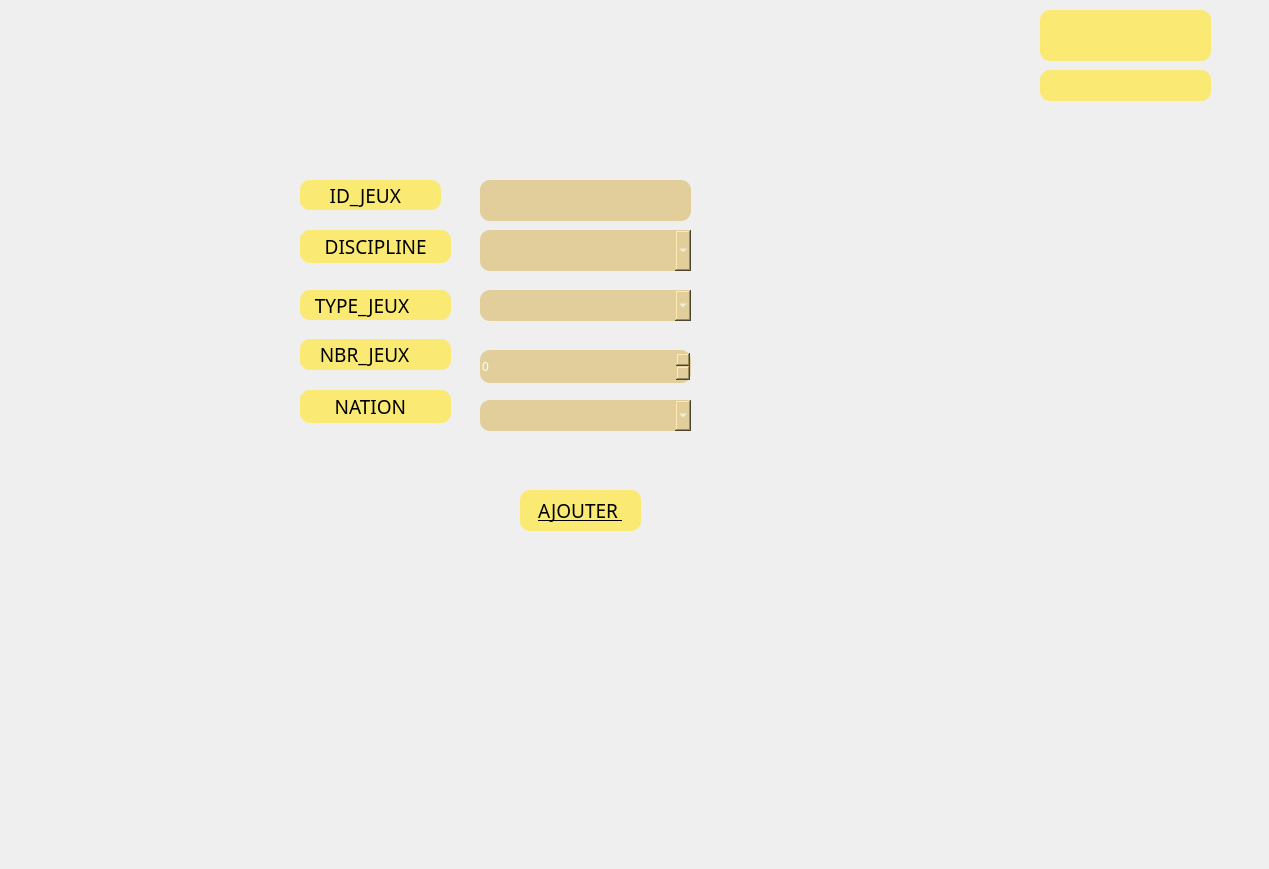
   <widget class="QWidget" name="tab_4">
    <attribute name="title">
     <string>Ajouter Jeux</string>
    </attribute>
    <widget class="QLineEdit" name="lineEdit_IDjeux">
     <property name="geometry">
      <rect>
       <x>480</x>
       <y>180</y>
       <width>211</width>
       <height>41</height>
      </rect>
     </property>
     <property name="styleSheet">
      <string notr="true">border: 1px solid gray;
font: 10pt &quot;Bahnschrift&quot;;
background: #E1CE9A;
color: #F5FFFA;
background-color: #E1CE9A; border: none;
border-radius: 10px;
icon-size: 30px;
font: 14pt &quot;Bahnschrift&quot;;
</string>
     </property>
     <property name="echoMode">
      <enum>QLineEdit::Password</enum>
     </property>
     <property name="cursorPosition">
      <number>0</number>
     </property>
     <property name="dragEnabled">
      <bool>false</bool>
     </property>
     <property name="readOnly">
      <bool>false</bool>
     </property>
     <property name="cursorMoveStyle">
      <enum>Qt::VisualMoveStyle</enum>
     </property>
    </widget>
    <widget class="QLabel" name="label_7">
     <property name="geometry">
      <rect>
       <x>300</x>
       <y>180</y>
       <width>141</width>
       <height>30</height>
      </rect>
     </property>
     <property name="font">
      <font>
       <family>Bahnschrift</family>
       <pointsize>14</pointsize>
       <weight>50</weight>
       <italic>false</italic>
       <bold>false</bold>
       <underline>false</underline>
      </font>
     </property>
     <property name="mouseTracking">
      <bool>true</bool>
     </property>
     <property name="tabletTracking">
      <bool>true</bool>
     </property>
     <property name="acceptDrops">
      <bool>false</bool>
     </property>
     <property name="styleSheet">
      <string notr="true">background: #FAEA73;
color: #000000;
background-color: #FAEA73; border: none;
border-radius: 10px;
icon-size: 30px;
font: 14pt &quot;Bahnschrift&quot;;
</string>
     </property>
     <property name="frameShadow">
      <enum>QFrame::Raised</enum>
     </property>
     <property name="text">
      <string>      ID_JEUX</string>
     </property>
    </widget>
    <widget class="QComboBox" name="comboBox_disc_ajout">
     <property name="geometry">
      <rect>
       <x>480</x>
       <y>230</y>
       <width>211</width>
       <height>41</height>
      </rect>
     </property>
     <property name="styleSheet">
      <string notr="true">border: 1px solid gray;
font: 10pt &quot;Bahnschrift&quot;;
background: #E1CE9A;
color: #F5FFFA;
background-color: #E1CE9A; border: none;
border-radius: 10px;
icon-size: 30px;
font: 14pt &quot;Bahnschrift&quot;;
</string>
     </property>
     <item>
      <property name="text">
       <string/>
      </property>
     </item>
     <item>
      <property name="text">
       <string>Tenis</string>
      </property>
     </item>
     <item>
      <property name="text">
       <string>Boxe</string>
      </property>
     </item>
     <item>
      <property name="text">
       <string>Natation</string>
      </property>
     </item>
     <item>
      <property name="text">
       <string>Taekwando</string>
      </property>
     </item>
     <item>
      <property name="text">
       <string/>
      </property>
     </item>
     <item>
      <property name="text">
       <string>Football</string>
      </property>
     </item>
     <item>
      <property name="text">
       <string>Handball</string>
      </property>
     </item>
     <item>
      <property name="text">
       <string>VoleyBall</string>
      </property>
     </item>
     <item>
      <property name="text">
       <string>Basketball</string>
      </property>
     </item>
    </widget>
    <widget class="QLabel" name="label_23">
     <property name="geometry">
      <rect>
       <x>300</x>
       <y>230</y>
       <width>151</width>
       <height>33</height>
      </rect>
     </property>
     <property name="font">
      <font>
       <family>Bahnschrift</family>
       <pointsize>14</pointsize>
       <weight>50</weight>
       <italic>false</italic>
       <bold>false</bold>
       <underline>false</underline>
      </font>
     </property>
     <property name="styleSheet">
      <string notr="true">background: #FAEA73;
color: #000000;
background-color: #FAEA73; border: none;
border-radius: 10px;
icon-size: 30px;
font: 14pt &quot;Bahnschrift&quot;;
</string>
     </property>
     <property name="text">
      <string>     DISCIPLINE</string>
     </property>
    </widget>
    <widget class="QComboBox" name="comboBox_type_AJOUT_2">
     <property name="geometry">
      <rect>
       <x>480</x>
       <y>290</y>
       <width>211</width>
       <height>31</height>
      </rect>
     </property>
     <property name="styleSheet">
      <string notr="true">border: 1px solid gray;
font: 10pt &quot;Bahnschrift&quot;;
background: #E1CE9A;
color: #F5FFFA;
background-color: #E1CE9A; border: none;
border-radius: 10px;
icon-size: 30px;
font: 14pt &quot;Bahnschrift&quot;;
</string>
     </property>
     <item>
      <property name="text">
       <string/>
      </property>
     </item>
     <item>
      <property name="text">
       <string>Individuel</string>
      </property>
     </item>
     <item>
      <property name="text">
       <string>Collectif</string>
      </property>
     </item>
    </widget>
    <widget class="QLabel" name="label_62">
     <property name="geometry">
      <rect>
       <x>300</x>
       <y>290</y>
       <width>151</width>
       <height>30</height>
      </rect>
     </property>
     <property name="font">
      <font>
       <family>Bahnschrift</family>
       <pointsize>14</pointsize>
       <weight>50</weight>
       <italic>false</italic>
       <bold>false</bold>
       <underline>false</underline>
      </font>
     </property>
     <property name="styleSheet">
      <string notr="true">background: #FAEA73;
color: #000000;
background-color: #FAEA73; border: none;
border-radius: 10px;
icon-size: 30px;
font: 14pt &quot;Bahnschrift&quot;;
</string>
     </property>
     <property name="text">
      <string>   TYPE_JEUX</string>
     </property>
    </widget>
    <widget class="QSpinBox" name="spinBox_nbr_j_Ajout">
     <property name="geometry">
      <rect>
       <x>480</x>
       <y>350</y>
       <width>211</width>
       <height>33</height>
      </rect>
     </property>
     <property name="styleSheet">
      <string notr="true">border: 1px solid gray;
font: 10pt &quot;Bahnschrift&quot;;
background: #E1CE9A;
color: #F5FFFA;
background-color: #E1CE9A; border: none;
border-radius: 10px;
icon-size: 30px;
font: 14pt &quot;Bahnschrift&quot;;
</string>
     </property>
     <property name="wrapping">
      <bool>false</bool>
     </property>
     <property name="buttonSymbols">
      <enum>QAbstractSpinBox::UpDownArrows</enum>
     </property>
    </widget>
    <widget class="QLabel" name="label_37">
     <property name="geometry">
      <rect>
       <x>300</x>
       <y>339</y>
       <width>151</width>
       <height>31</height>
      </rect>
     </property>
     <property name="font">
      <font>
       <family>Bahnschrift</family>
       <pointsize>14</pointsize>
       <weight>50</weight>
       <italic>false</italic>
       <bold>false</bold>
       <underline>false</underline>
      </font>
     </property>
     <property name="styleSheet">
      <string notr="true">background: #FAEA73;
color: #000000;
background-color: #FAEA73; border: none;
border-radius: 10px;
icon-size: 30px;
font: 14pt &quot;Bahnschrift&quot;;
</string>
     </property>
     <property name="text">
      <string>    NBR_JEUX</string>
     </property>
    </widget>
    <widget class="QComboBox" name="comboBox_Nation_Ajout">
     <property name="geometry">
      <rect>
       <x>480</x>
       <y>400</y>
       <width>211</width>
       <height>31</height>
      </rect>
     </property>
     <property name="styleSheet">
      <string notr="true">border: 1px solid gray;
font: 10pt &quot;Bahnschrift&quot;;
background: #E1CE9A;
color: #F5FFFA;
background-color: #E1CE9A; border: none;
border-radius: 10px;
icon-size: 30px;
font: 14pt &quot;Bahnschrift&quot;;
</string>
     </property>
     <item>
      <property name="text">
       <string/>
      </property>
     </item>
     <item>
      <property name="text">
       <string>France</string>
      </property>
     </item>
     <item>
      <property name="text">
       <string>Italie</string>
      </property>
     </item>
     <item>
      <property name="text">
       <string>Germany</string>
      </property>
     </item>
     <item>
      <property name="text">
       <string>Suisse</string>
      </property>
     </item>
     <item>
      <property name="text">
       <string>Belgique</string>
      </property>
     </item>
     <item>
      <property name="text">
       <string>Tunis</string>
      </property>
     </item>
     <item>
      <property name="text">
       <string>Algerie</string>
      </property>
     </item>
     <item>
      <property name="text">
       <string>Maroc</string>
      </property>
     </item>
     <item>
      <property name="text">
       <string>Egypte</string>
      </property>
     </item>
     <item>
      <property name="text">
       <string>Nigérie</string>
      </property>
     </item>
     <item>
      <property name="text">
       <string>Amerique</string>
      </property>
     </item>
     <item>
      <property name="text">
       <string>Brazil</string>
      </property>
     </item>
     <item>
      <property name="text">
       <string>Argentine</string>
      </property>
     </item>
     <item>
      <property name="text">
       <string>Chilie</string>
      </property>
     </item>
    </widget>
    <widget class="QLabel" name="label_22">
     <property name="geometry">
      <rect>
       <x>300</x>
       <y>390</y>
       <width>151</width>
       <height>33</height>
      </rect>
     </property>
     <property name="font">
      <font>
       <family>Bahnschrift</family>
       <pointsize>14</pointsize>
       <weight>50</weight>
       <italic>false</italic>
       <bold>false</bold>
       <underline>false</underline>
      </font>
     </property>
     <property name="styleSheet">
      <string notr="true">background: #FAEA73;
color: #000000;
background-color: #FAEA73; border: none;
border-radius: 10px;
icon-size: 30px;
font: 14pt &quot;Bahnschrift&quot;;
</string>
     </property>
     <property name="text">
      <string>       NATION</string>
     </property>
    </widget>
    <widget class="QPushButton" name="pushButton_AJOUTER">
     <property name="geometry">
      <rect>
       <x>520</x>
       <y>490</y>
       <width>121</width>
       <height>41</height>
      </rect>
     </property>
     <property name="font">
      <font>
       <family>Bahnschrift</family>
       <pointsize>14</pointsize>
       <weight>50</weight>
       <italic>false</italic>
       <bold>false</bold>
       <underline>true</underline>
       <strikeout>false</strikeout>
      </font>
     </property>
     <property name="styleSheet">
      <string notr="true">background: #FAEA73;
color: #000000;
background-color: #FAEA73; border: none;
border-radius: 10px;
icon-size: 30px;
font: 14pt &quot;Bahnschrift&quot;;
</string>
     </property>
     <property name="text">
      <string>AJOUTER </string>
     </property>
    </widget>
    <widget class="QLabel" name="label_Date">
     <property name="geometry">
      <rect>
       <x>1040</x>
       <y>10</y>
       <width>171</width>
       <height>51</height>
      </rect>
     </property>
     <property name="styleSheet">
      <string notr="true">background: #FAEA73;
color: #000000;
background-color: #FAEA73; border: none;
border-radius: 10px;
icon-size: 30px;
font: 14pt &quot;Bahnschrift&quot;;
</string>
     </property>
     <property name="text">
      <string/>
     </property>
    </widget>
    <widget class="QLabel" name="Digital_horloge">
     <property name="geometry">
      <rect>
       <x>1040</x>
       <y>70</y>
       <width>171</width>
       <height>31</height>
      </rect>
     </property>
     <property name="styleSheet">
      <string notr="true">background: #FAEA73;
color: #000000;
background-color: #FAEA73; border: none;
border-radius: 10px;
icon-size: 30px;
font: 14pt &quot;Bahnschrift&quot;;
</string>
     </property>
     <property name="text">
      <string/>
     </property>
    </widget>
    <widget class="QLabel" name="label_27">
     <property name="geometry">
      <rect>
       <x>0</x>
       <y>0</y>
       <width>1260</width>
       <height>860</height>
      </rect>
     </property>
     <property name="text">
      <string/>
     </property>
     <property name="pixmap">
      <pixmap>../../../../Nouveau dossier/image/ceremonie-cloture-Jeux-olympiques-Tokyo-dimanche-8-2021_13.jpg</pixmap>
     </property>
     <property name="scaledContents">
      <bool>true</bool>
     </property>
    </widget>
    <zorder>label_27</zorder>
    <zorder>lineEdit_IDjeux</zorder>
    <zorder>label_7</zorder>
    <zorder>comboBox_disc_ajout</zorder>
    <zorder>label_23</zorder>
    <zorder>comboBox_type_AJOUT_2</zorder>
    <zorder>label_62</zorder>
    <zorder>spinBox_nbr_j_Ajout</zorder>
    <zorder>label_37</zorder>
    <zorder>comboBox_Nation_Ajout</zorder>
    <zorder>label_22</zorder>
    <zorder>pushButton_AJOUTER</zorder>
    <zorder>label_Date</zorder>
    <zorder>Digital_horloge</zorder>
   </widget>
